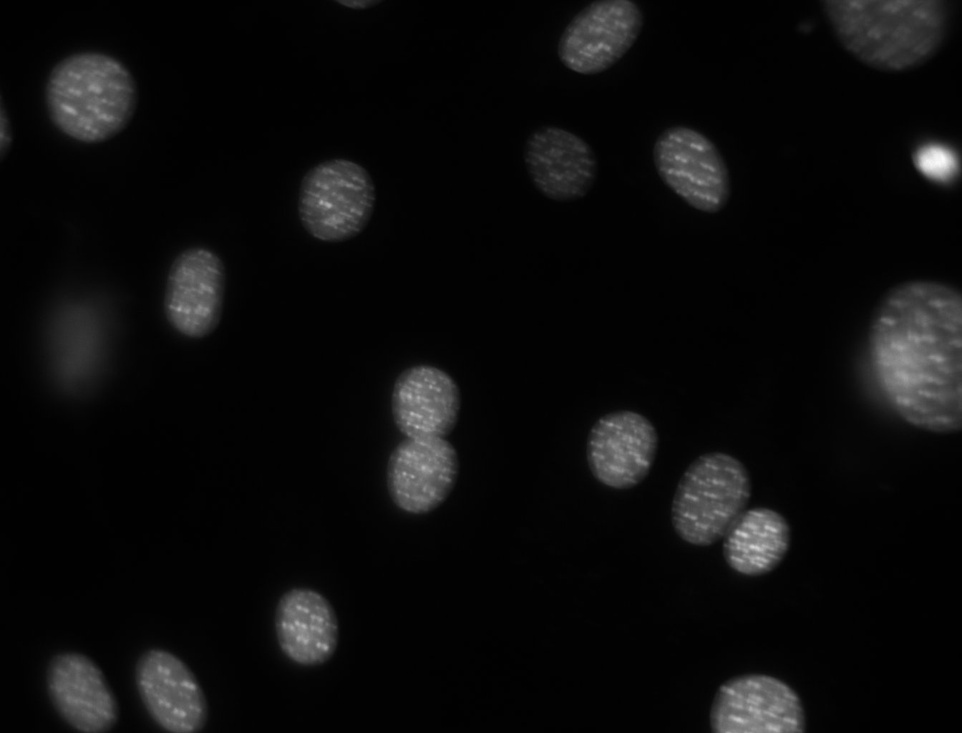
#> input picture tallerPython/image/dna.jpeg, 962 x 733 px, shrunk from 1344 x 1024 before the run
$ python histo_equ.py   (older library calls are emulated)
#> lines starting #> are read from the running program, lines starting #| are printed output that depends on the picture
#> further down, im is the input picture: shape (733, 962); min 0, max 251, mean 12.7
#
# Histogram equalization with Python and NumPy
#
# http://www.janeriksolem.net/2009/06/histogram-equalization-with-python-and.html
#
from PIL import Image
from scipy import misc
import numpy
import matplotlib.pyplot as plt


def histeq(im,nbr_bins=256):

   #get image histogram
#> called with nbr_bins = 256
   imhist,bins = numpy.histogram(im.flatten(),nbr_bins,normed=True)
#> imhist = 256 values, max 0.465 at index 2, min 0 at index 51, mean 0.00398; bins = 257 values from 0 to 251
   plt.plot(imhist)
   plt.show()
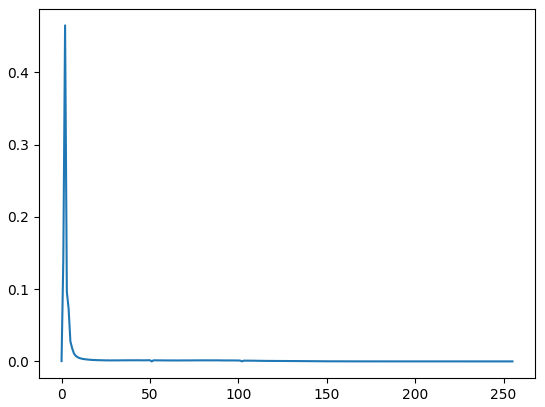
#> figure drawn by matplotlib, 1 panel; curve peaks at x = 2, y = 0.465


   cdf = imhist.cumsum() #cumulative distribution function
#> cdf = 256 values from 0.000421 to 1.02
   cdf = 255 * cdf / cdf[-1] #normalize
#> cdf = 256 values from 0.105 to 255
   plt.plot(cdf)
   plt.show()
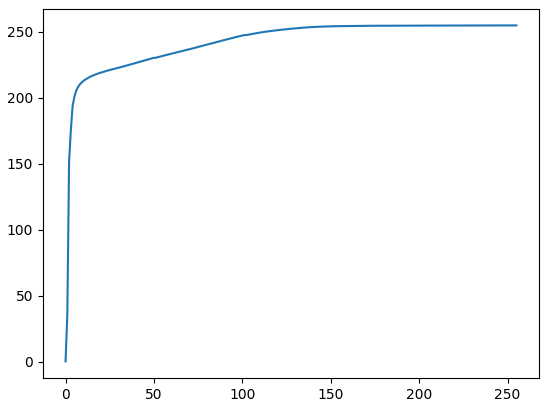
#> figure drawn by matplotlib, 1 panel; curve peaks at x = 255, y = 255


   #use linear interpolation of cdf to find new pixel values
   im2 = numpy.interp(im.flatten(),bins[:-1],cdf)

   return im2.reshape(im.shape), cdf


im = numpy.array(Image.open('dna.jpeg').convert('L'))
im2,cdf = histeq(im)
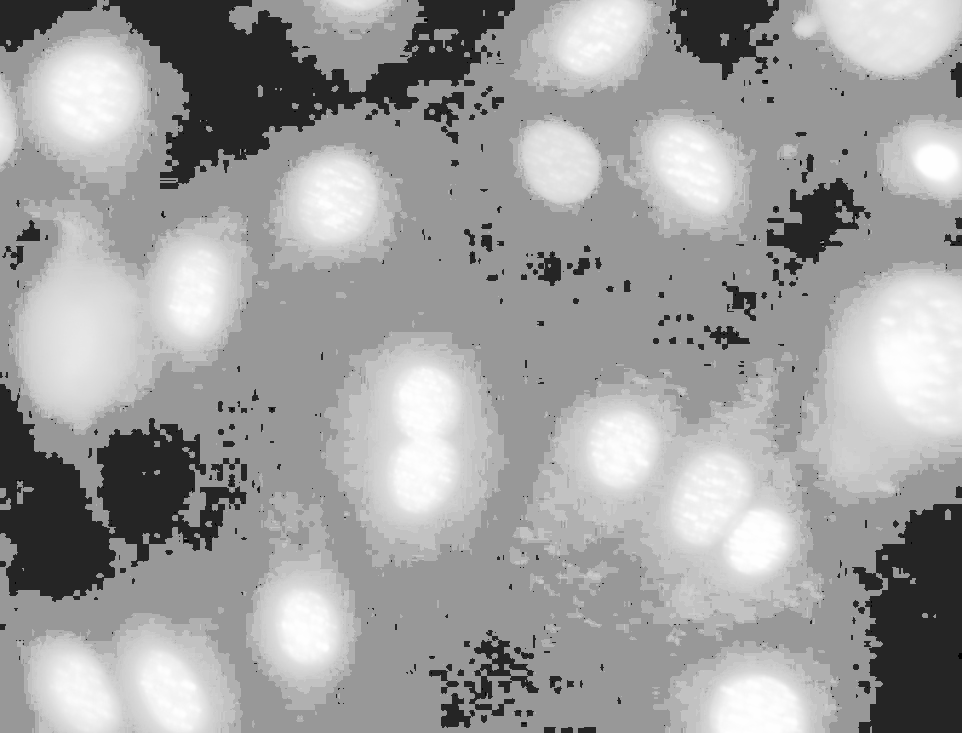
#> im2: shape (733, 962) float64; min 0.105, max 255, mean 159.4
#> cdf = 256 values from 0.105 to 255

im_p = numpy.uint8(im2)
im_png = Image.fromarray(im_p)
misc.imsave('histo_equ.png', im_png)
